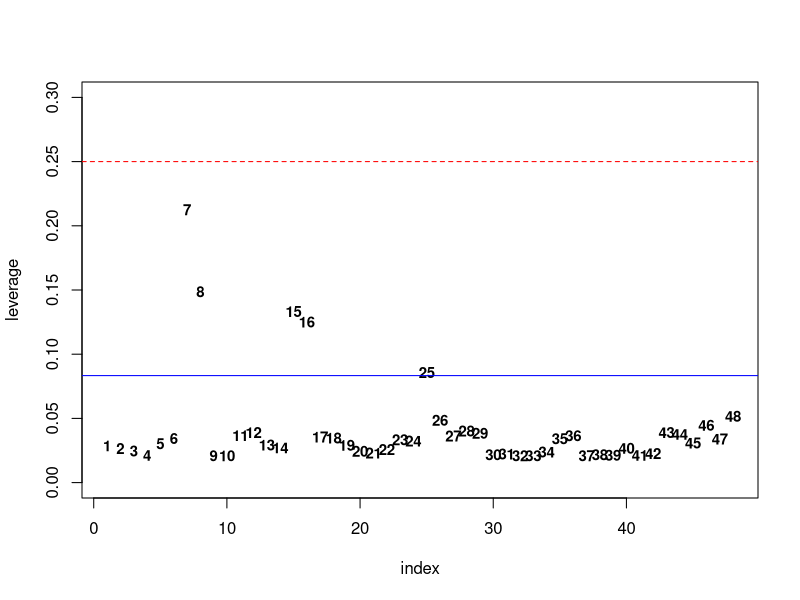
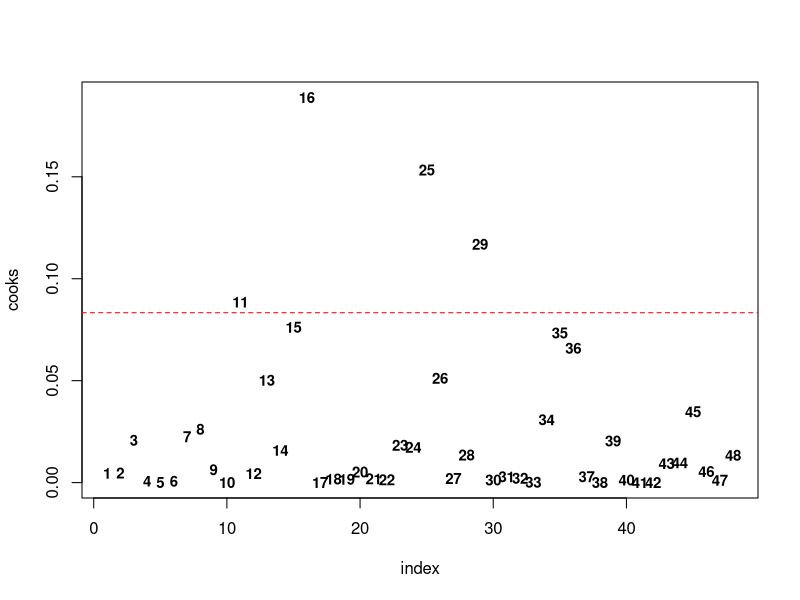
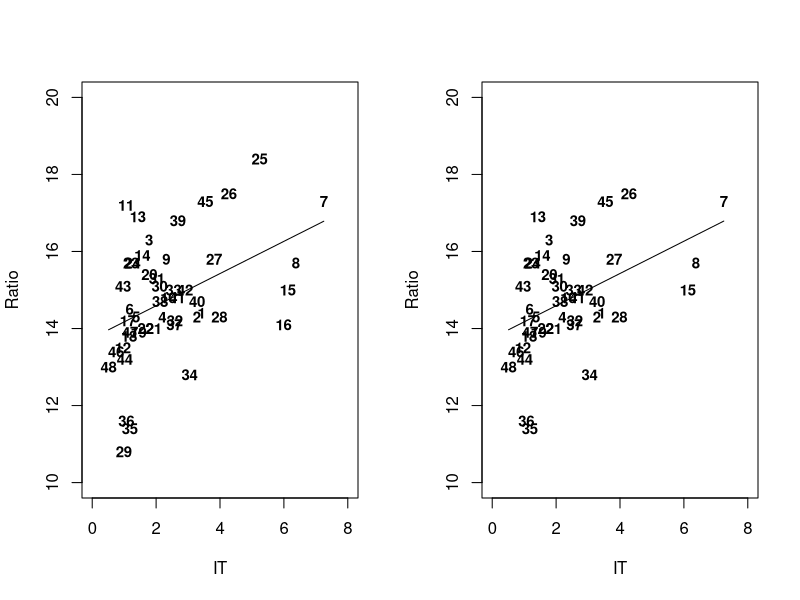
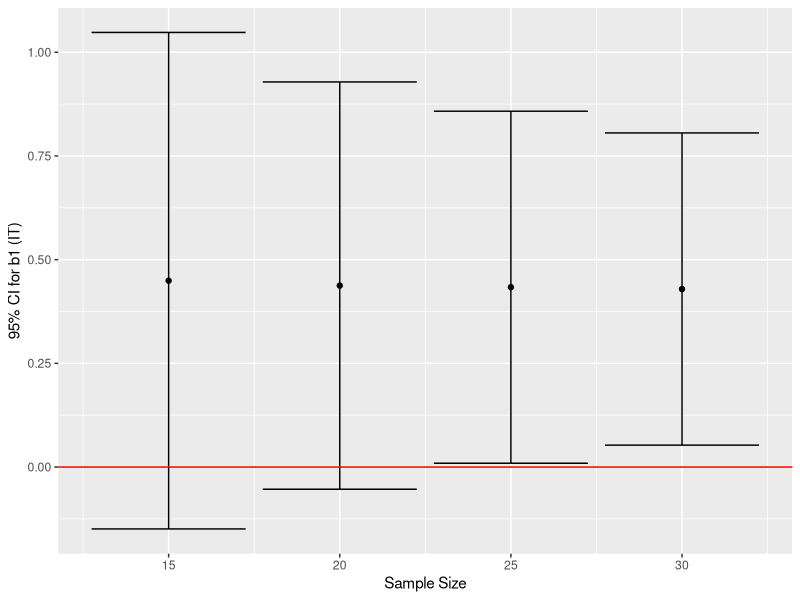
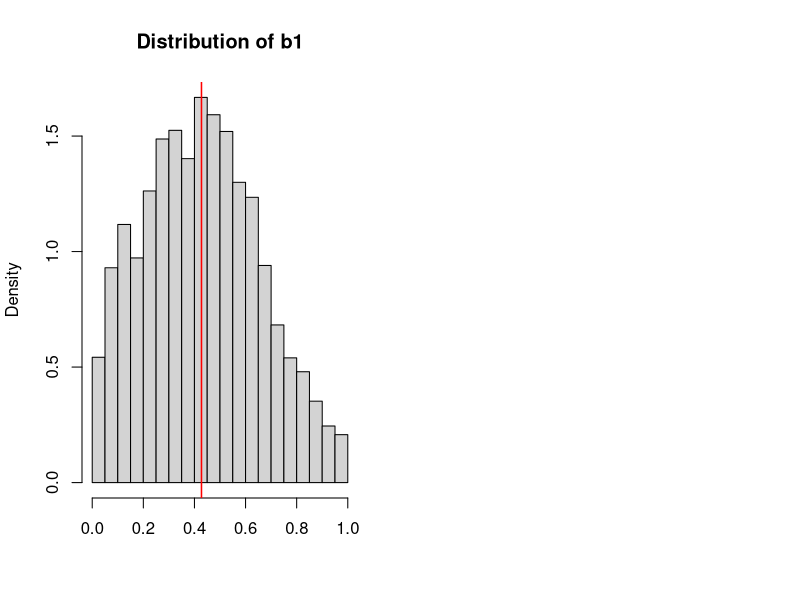

The R script that drew these images, in order:
## ---- chunk 1
library(tidyverse)
library(data.table)
library(boot)
library(MASS)
knitr::opts_chunk$set(fig.width=6, fig.height=3, 
                      warning=FALSE, message=FALSE)
options(digits=4)
## ---- chunk 2
df = read.csv("./data/bee_data.csv") # load the data
df$Ratio = 100 * df$Ratio # scale response by 100 to avoid small decimals
## ---- chunk 3
mod = glm(formula=Ratio ~ IT, family="gaussian", data=df) # fit simple OLS model
summary(mod)
## ---- chunk 4
lev = hatvalues(mod) # compute leverages

n = nrow(df)
p = 3
dat = data.frame(index=seq(length(lev)), leverage=lev)
plot(leverage~index, col="white", data=dat, pch=NULL, ylim=c(0, 0.3))
text(leverage~index, labels=index, data=dat, cex=0.9, font=2)
abline(h=(p+1)/n, col="blue")
abline(h=3*(p+1)/n, col="red", lty=2)
## ---- chunk 5
d = cooks.distance(mod) # compute Cook's distance measure

dat2 = data.frame(index=seq(length(d)), cooks=d)
plot(cooks~index, col="white", data=dat2, pch=NULL)
text(cooks~index, labels=index, data=dat2, cex=0.9, font=2)
abline(h=4/n, col="red", lty=2)
## ---- chunk 6
# simple OLS fit to data without outliers
mod2 = glm(formula=Ratio ~ IT, family="gaussian", data=df[-c(11, 16, 25, 29), ])
## ---- chunk 7
par(mfrow=c(1, 2))
{
  {
    plot(Ratio~IT, data=df, col="white", pch=NULL,
         xlim=c(0, 8), ylim=c(10, 20))
    text(Ratio~IT, labels=rownames(df), data=df, 
         cex=0.9, font=2)
    lines(x=df$IT, y=predict(mod, df))
  }
  {
    plot(Ratio~IT, data=df[-c(11, 16, 25, 29), ], col="white", pch=NULL,
         xlim=c(0, 8), ylim=c(10, 20))
    text(Ratio~IT, labels=rownames(df[-c(11, 16, 25, 29), ]), data=df[-c(11, 16, 25, 29), ], 
         cex=0.9, font=2)
    lines(x=df[-c(11, 16, 25, 29), ]$IT, y=predict(mod2, df[-c(11, 16, 25, 29), ]))
  }
}
## ---- chunk 8
print(paste0("mod R2: ", round(1 - mod$deviance/mod$null.deviance, 3)))
print(paste0("mod2 R2: ", round(1 - mod2$deviance/mod2$null.deviance, 3)))
## ---- chunk 9
boot_sim = function(nboot=10000, bootsizes=c(15, 20, 25, 30)) {
  container = list()
  j = 1
  for(bootsize in bootsizes) {
    b0_estimates = vector(mode="numeric", length=nboot)
    b1_estimates = vector(mode="numeric", length=nboot)
    for(i in seq(nboot)) {
      bdat = df[sample(nrow(df), size=bootsize, replace=TRUE), ]
      bfit = update(mod, data=bdat) # update model with new sample
      b0_estimates[i] = coef(bfit)[[1]]
      b1_estimates[i] = coef(bfit)[[2]]
    }
    results = list(size=bootsize, 
                   b0_mu=mean(b0_estimates), b0_se=sd(b0_estimates), 
                   b1_mu=mean(b1_estimates), b1_se=sd(b1_estimates))
    container[[j]] = results
    j = j+1
  }
  container = rbindlist(container)
  return(container)
}

data = boot_sim() # generate simulated data
## ---- chunk 10
p = ggplot(data, aes(size, b1_mu)) +
  geom_point() +
  geom_errorbar(aes(ymin=b1_mu-1.96*b1_se, ymax=b1_mu+1.96*b1_se)) +
  geom_hline(yintercept=0, col="red") +
  labs(y="95% CI for b1 (IT)", x="Sample Size")

p
## ---- chunk 11
prior_probability = function(beta) {
  a = beta[1]
  b = beta[2]
  a_prior = dunif(a, min=0, max=30) # naively assume uniform prior
  b_prior = dunif(b, min=0, max=1)
  return(log(a_prior)+log(b_prior))
}

likelihood_probability = function(beta, x, y) {
  a = beta[1]
  b = beta[2]
  y_predict = a+b*x
  single_likelihoods = dnorm(x=y, mean=y_predict, sd=3.0)
  return(sum(log(single_likelihoods)))
}

posterior_probability = function(beta, x, y) {
  return( likelihood_probability(beta, x, y) + prior_probability(beta) )
}

proposal_function = function(beta) {
  a = beta[1]
  b = beta[2]
  a_new = rnorm(n=1, mean=a, sd=0.5)
  b_new = rnorm(n=1, mean=b, sd=0.5)
  beta_new = c(a_new, b_new)
  return(beta_new)
}

mcmc_sim = function(x, y, n=10000) {
  container = data.frame(b0=vector(mode="numeric", length=n),
                         b1=vector(mode="numeric", length=n))
  beta_0 = c(0.5, 0.5)
  container[1, ] = beta_0
  
  for(step in 2:n) {
    beta_old = as.numeric(container[step-1, ])
    beta_proposal = proposal_function(beta_old)
    
    prob = exp(posterior_probability(beta_proposal, x, y) -
                 posterior_probability(beta_old, x, y))
    
    u = runif(n=1, min=0, max=1)
    
    if(is.na(u < prob)) {
      container[step, ] = beta_old
    }
    else {
      if(u < prob) {
        container[step, ] = beta_proposal # MC transition to new state
      }
      else {
        container[step, ] = beta_old # MC stays in old state
      }
    }
  }
  return(container)
}

data2 = mcmc_sim(x=df$IT, y=df$Ratio, n=10000) # generate simulated data
## ---- chunk 12
burn_in = 2000
beta_posterior = data2[burn_in:nrow(data2), ]
print(paste0("b0 estimate: ", round(mean(beta_posterior$b0), 3), 
             "; b1 estimate: ",
             round(mean(beta_posterior$b1), 3)))
## ---- chunk 13
{
  hist(beta_posterior$b1, breaks=30, freq=FALSE, xlab="", 
       main=paste0("Distribution of b1"))
  abline(v=mean(beta_posterior$b1), col="red", lwd=1.5)
}
